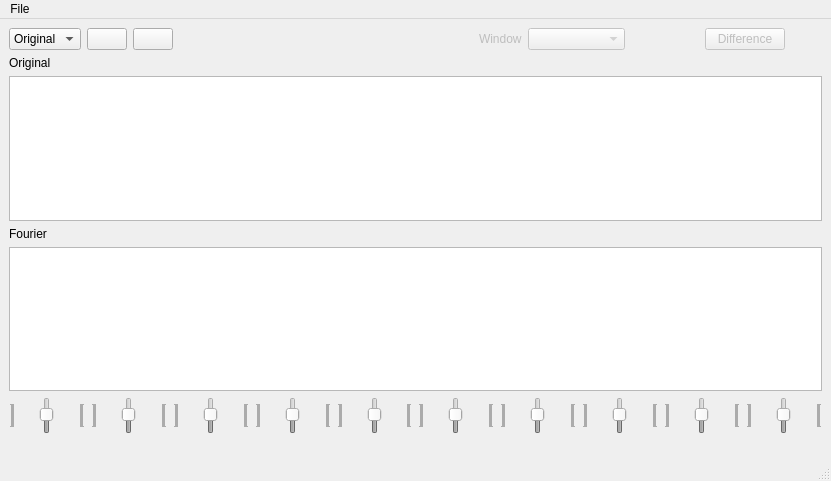
<?xml version="1.0" encoding="UTF-8"?>
<ui version="4.0">
 <class>MainWindow</class>
 <widget class="QMainWindow" name="MainWindow">
  <property name="geometry">
   <rect>
    <x>0</x>
    <y>0</y>
    <width>831</width>
    <height>481</height>
   </rect>
  </property>
  <property name="windowTitle">
   <string>MainWindow</string>
  </property>
  <widget class="QWidget" name="centralwidget">
   <layout class="QGridLayout" name="gridLayout">
    <item row="0" column="0">
     <layout class="QHBoxLayout" name="horizontalLayout_10">
      <property name="sizeConstraint">
       <enum>QLayout::SetMinAndMaxSize</enum>
      </property>
      <item>
       <widget class="QComboBox" name="comboBox">
        <property name="sizePolicy">
         <sizepolicy hsizetype="Fixed" vsizetype="Fixed">
          <horstretch>0</horstretch>
          <verstretch>0</verstretch>
         </sizepolicy>
        </property>
        <item>
         <property name="text">
          <string>Original</string>
         </property>
        </item>
        <item>
         <property name="text">
          <string>EQ1</string>
         </property>
        </item>
        <item>
         <property name="text">
          <string>EQ2</string>
         </property>
        </item>
       </widget>
      </item>
      <item>
       <widget class="QPushButton" name="pushButton">
        <property name="sizePolicy">
         <sizepolicy hsizetype="Fixed" vsizetype="Fixed">
          <horstretch>0</horstretch>
          <verstretch>0</verstretch>
         </sizepolicy>
        </property>
        <property name="text">
         <string/>
        </property>
        <property name="icon">
         <iconset>
          <normaloff>../pyqt practice/play.png</normaloff>../pyqt practice/play.png</iconset>
        </property>
       </widget>
      </item>
      <item>
       <widget class="QPushButton" name="pushButton_2">
        <property name="sizePolicy">
         <sizepolicy hsizetype="Fixed" vsizetype="Fixed">
          <horstretch>0</horstretch>
          <verstretch>0</verstretch>
         </sizepolicy>
        </property>
        <property name="text">
         <string/>
        </property>
        <property name="icon">
         <iconset>
          <normaloff>PngItem_2686305.png</normaloff>PngItem_2686305.png</iconset>
        </property>
       </widget>
      </item>
      <item>
       <spacer name="horizontalSpacer_9">
        <property name="orientation">
         <enum>Qt::Horizontal</enum>
        </property>
        <property name="sizeType">
         <enum>QSizePolicy::Fixed</enum>
        </property>
        <property name="sizeHint" stdset="0">
         <size>
          <width>300</width>
          <height>20</height>
         </size>
        </property>
       </spacer>
      </item>
      <item>
       <widget class="QLabel" name="label">
        <property name="enabled">
         <bool>false</bool>
        </property>
        <property name="sizePolicy">
         <sizepolicy hsizetype="Fixed" vsizetype="Fixed">
          <horstretch>0</horstretch>
          <verstretch>0</verstretch>
         </sizepolicy>
        </property>
        <property name="text">
         <string>Window</string>
        </property>
       </widget>
      </item>
      <item>
       <widget class="QComboBox" name="comboBox_2">
        <property name="enabled">
         <bool>false</bool>
        </property>
        <property name="sizePolicy">
         <sizepolicy hsizetype="Fixed" vsizetype="Fixed">
          <horstretch>0</horstretch>
          <verstretch>0</verstretch>
         </sizepolicy>
        </property>
        <item>
         <property name="text">
          <string/>
         </property>
        </item>
        <item>
         <property name="text">
          <string>Rectangular</string>
         </property>
        </item>
        <item>
         <property name="text">
          <string>Hamming</string>
         </property>
        </item>
        <item>
         <property name="text">
          <string>Hanning</string>
         </property>
        </item>
       </widget>
      </item>
      <item>
       <spacer name="horizontalSpacer_12">
        <property name="orientation">
         <enum>Qt::Horizontal</enum>
        </property>
        <property name="sizeType">
         <enum>QSizePolicy::Fixed</enum>
        </property>
        <property name="sizeHint" stdset="0">
         <size>
          <width>74</width>
          <height>20</height>
         </size>
        </property>
       </spacer>
      </item>
      <item>
       <widget class="QPushButton" name="pushButton_3">
        <property name="enabled">
         <bool>false</bool>
        </property>
        <property name="sizePolicy">
         <sizepolicy hsizetype="Fixed" vsizetype="Fixed">
          <horstretch>0</horstretch>
          <verstretch>0</verstretch>
         </sizepolicy>
        </property>
        <property name="text">
         <string>Difference</string>
        </property>
       </widget>
      </item>
      <item>
       <spacer name="horizontalSpacer">
        <property name="orientation">
         <enum>Qt::Horizontal</enum>
        </property>
        <property name="sizeHint" stdset="0">
         <size>
          <width>9</width>
          <height>20</height>
         </size>
        </property>
       </spacer>
      </item>
     </layout>
    </item>
    <item row="1" column="0">
     <layout class="QGridLayout" name="gridLayout_7">
      <item row="4" column="0">
       <layout class="QGridLayout" name="gridLayout_6">
        <item row="0" column="9">
         <widget class="QSlider" name="s10">
          <property name="enabled">
           <bool>false</bool>
          </property>
          <property name="sizePolicy">
           <sizepolicy hsizetype="Expanding" vsizetype="Expanding">
            <horstretch>0</horstretch>
            <verstretch>0</verstretch>
           </sizepolicy>
          </property>
          <property name="minimum">
           <number>-12</number>
          </property>
          <property name="maximum">
           <number>12</number>
          </property>
          <property name="value">
           <number>1</number>
          </property>
          <property name="sliderPosition">
           <number>1</number>
          </property>
          <property name="orientation">
           <enum>Qt::Vertical</enum>
          </property>
          <property name="tickPosition">
           <enum>QSlider::TicksBothSides</enum>
          </property>
          <property name="tickInterval">
           <number>1</number>
          </property>
         </widget>
        </item>
        <item row="0" column="8">
         <widget class="QSlider" name="s9">
          <property name="enabled">
           <bool>false</bool>
          </property>
          <property name="sizePolicy">
           <sizepolicy hsizetype="Expanding" vsizetype="Expanding">
            <horstretch>0</horstretch>
            <verstretch>0</verstretch>
           </sizepolicy>
          </property>
          <property name="minimum">
           <number>-12</number>
          </property>
          <property name="maximum">
           <number>12</number>
          </property>
          <property name="value">
           <number>1</number>
          </property>
          <property name="sliderPosition">
           <number>1</number>
          </property>
          <property name="orientation">
           <enum>Qt::Vertical</enum>
          </property>
          <property name="tickPosition">
           <enum>QSlider::TicksBothSides</enum>
          </property>
          <property name="tickInterval">
           <number>1</number>
          </property>
         </widget>
        </item>
        <item row="0" column="5">
         <widget class="QSlider" name="s6">
          <property name="enabled">
           <bool>false</bool>
          </property>
          <property name="sizePolicy">
           <sizepolicy hsizetype="Expanding" vsizetype="Expanding">
            <horstretch>0</horstretch>
            <verstretch>0</verstretch>
           </sizepolicy>
          </property>
          <property name="minimum">
           <number>-12</number>
          </property>
          <property name="maximum">
           <number>12</number>
          </property>
          <property name="value">
           <number>1</number>
          </property>
          <property name="orientation">
           <enum>Qt::Vertical</enum>
          </property>
          <property name="tickPosition">
           <enum>QSlider::TicksBothSides</enum>
          </property>
          <property name="tickInterval">
           <number>1</number>
          </property>
         </widget>
        </item>
        <item row="0" column="4">
         <widget class="QSlider" name="s5">
          <property name="enabled">
           <bool>false</bool>
          </property>
          <property name="sizePolicy">
           <sizepolicy hsizetype="Expanding" vsizetype="Expanding">
            <horstretch>0</horstretch>
            <verstretch>0</verstretch>
           </sizepolicy>
          </property>
          <property name="minimum">
           <number>-12</number>
          </property>
          <property name="maximum">
           <number>12</number>
          </property>
          <property name="value">
           <number>1</number>
          </property>
          <property name="orientation">
           <enum>Qt::Vertical</enum>
          </property>
          <property name="tickPosition">
           <enum>QSlider::TicksBothSides</enum>
          </property>
          <property name="tickInterval">
           <number>1</number>
          </property>
         </widget>
        </item>
        <item row="0" column="3">
         <widget class="QSlider" name="s4">
          <property name="enabled">
           <bool>false</bool>
          </property>
          <property name="sizePolicy">
           <sizepolicy hsizetype="Expanding" vsizetype="Expanding">
            <horstretch>0</horstretch>
            <verstretch>0</verstretch>
           </sizepolicy>
          </property>
          <property name="minimum">
           <number>-12</number>
          </property>
          <property name="maximum">
           <number>12</number>
          </property>
          <property name="value">
           <number>1</number>
          </property>
          <property name="orientation">
           <enum>Qt::Vertical</enum>
          </property>
          <property name="tickPosition">
           <enum>QSlider::TicksBothSides</enum>
          </property>
          <property name="tickInterval">
           <number>1</number>
          </property>
         </widget>
        </item>
        <item row="0" column="2">
         <widget class="QSlider" name="s3">
          <property name="enabled">
           <bool>false</bool>
          </property>
          <property name="sizePolicy">
           <sizepolicy hsizetype="Expanding" vsizetype="Expanding">
            <horstretch>0</horstretch>
            <verstretch>0</verstretch>
           </sizepolicy>
          </property>
          <property name="minimum">
           <number>-12</number>
          </property>
          <property name="maximum">
           <number>12</number>
          </property>
          <property name="value">
           <number>1</number>
          </property>
          <property name="orientation">
           <enum>Qt::Vertical</enum>
          </property>
          <property name="tickPosition">
           <enum>QSlider::TicksBothSides</enum>
          </property>
          <property name="tickInterval">
           <number>1</number>
          </property>
         </widget>
        </item>
        <item row="0" column="1">
         <widget class="QSlider" name="s2">
          <property name="enabled">
           <bool>false</bool>
          </property>
          <property name="sizePolicy">
           <sizepolicy hsizetype="Expanding" vsizetype="Expanding">
            <horstretch>0</horstretch>
            <verstretch>0</verstretch>
           </sizepolicy>
          </property>
          <property name="minimum">
           <number>-12</number>
          </property>
          <property name="maximum">
           <number>12</number>
          </property>
          <property name="value">
           <number>1</number>
          </property>
          <property name="orientation">
           <enum>Qt::Vertical</enum>
          </property>
          <property name="tickPosition">
           <enum>QSlider::TicksBothSides</enum>
          </property>
          <property name="tickInterval">
           <number>1</number>
          </property>
         </widget>
        </item>
        <item row="0" column="0">
         <widget class="QSlider" name="s1">
          <property name="enabled">
           <bool>false</bool>
          </property>
          <property name="sizePolicy">
           <sizepolicy hsizetype="Expanding" vsizetype="Expanding">
            <horstretch>0</horstretch>
            <verstretch>0</verstretch>
           </sizepolicy>
          </property>
          <property name="minimum">
           <number>-12</number>
          </property>
          <property name="maximum">
           <number>12</number>
          </property>
          <property name="value">
           <number>1</number>
          </property>
          <property name="orientation">
           <enum>Qt::Vertical</enum>
          </property>
          <property name="tickPosition">
           <enum>QSlider::TicksBothSides</enum>
          </property>
          <property name="tickInterval">
           <number>1</number>
          </property>
         </widget>
        </item>
        <item row="0" column="7">
         <widget class="QSlider" name="s8">
          <property name="enabled">
           <bool>false</bool>
          </property>
          <property name="sizePolicy">
           <sizepolicy hsizetype="Expanding" vsizetype="Expanding">
            <horstretch>0</horstretch>
            <verstretch>0</verstretch>
           </sizepolicy>
          </property>
          <property name="minimum">
           <number>-12</number>
          </property>
          <property name="maximum">
           <number>12</number>
          </property>
          <property name="value">
           <number>1</number>
          </property>
          <property name="orientation">
           <enum>Qt::Vertical</enum>
          </property>
          <property name="tickPosition">
           <enum>QSlider::TicksBothSides</enum>
          </property>
          <property name="tickInterval">
           <number>1</number>
          </property>
         </widget>
        </item>
        <item row="0" column="6">
         <widget class="QSlider" name="s7">
          <property name="enabled">
           <bool>false</bool>
          </property>
          <property name="sizePolicy">
           <sizepolicy hsizetype="Expanding" vsizetype="Expanding">
            <horstretch>0</horstretch>
            <verstretch>0</verstretch>
           </sizepolicy>
          </property>
          <property name="minimum">
           <number>-12</number>
          </property>
          <property name="maximum">
           <number>12</number>
          </property>
          <property name="value">
           <number>1</number>
          </property>
          <property name="orientation">
           <enum>Qt::Vertical</enum>
          </property>
          <property name="tickPosition">
           <enum>QSlider::TicksBothSides</enum>
          </property>
          <property name="tickInterval">
           <number>1</number>
          </property>
         </widget>
        </item>
        <item row="1" column="0">
         <widget class="QLabel" name="band1">
          <property name="enabled">
           <bool>false</bool>
          </property>
          <property name="font">
           <font>
            <pointsize>7</pointsize>
           </font>
          </property>
          <property name="layoutDirection">
           <enum>Qt::LeftToRight</enum>
          </property>
          <property name="text">
           <string/>
          </property>
          <property name="alignment">
           <set>Qt::AlignCenter</set>
          </property>
         </widget>
        </item>
        <item row="1" column="1">
         <widget class="QLabel" name="band2">
          <property name="enabled">
           <bool>false</bool>
          </property>
          <property name="font">
           <font>
            <pointsize>7</pointsize>
           </font>
          </property>
          <property name="text">
           <string/>
          </property>
          <property name="alignment">
           <set>Qt::AlignCenter</set>
          </property>
         </widget>
        </item>
        <item row="1" column="2">
         <widget class="QLabel" name="band3">
          <property name="enabled">
           <bool>false</bool>
          </property>
          <property name="font">
           <font>
            <pointsize>7</pointsize>
           </font>
          </property>
          <property name="text">
           <string/>
          </property>
          <property name="alignment">
           <set>Qt::AlignCenter</set>
          </property>
         </widget>
        </item>
        <item row="1" column="3">
         <widget class="QLabel" name="band4">
          <property name="enabled">
           <bool>false</bool>
          </property>
          <property name="font">
           <font>
            <pointsize>7</pointsize>
           </font>
          </property>
          <property name="text">
           <string/>
          </property>
          <property name="alignment">
           <set>Qt::AlignCenter</set>
          </property>
         </widget>
        </item>
        <item row="1" column="4">
         <widget class="QLabel" name="band5">
          <property name="enabled">
           <bool>false</bool>
          </property>
          <property name="font">
           <font>
            <pointsize>7</pointsize>
           </font>
          </property>
          <property name="text">
           <string/>
          </property>
          <property name="alignment">
           <set>Qt::AlignCenter</set>
          </property>
         </widget>
        </item>
        <item row="1" column="5">
         <widget class="QLabel" name="band6">
          <property name="enabled">
           <bool>false</bool>
          </property>
          <property name="font">
           <font>
            <pointsize>7</pointsize>
           </font>
          </property>
          <property name="text">
           <string/>
          </property>
          <property name="alignment">
           <set>Qt::AlignCenter</set>
          </property>
         </widget>
        </item>
        <item row="1" column="6">
         <widget class="QLabel" name="band7">
          <property name="enabled">
           <bool>false</bool>
          </property>
          <property name="font">
           <font>
            <pointsize>7</pointsize>
           </font>
          </property>
          <property name="text">
           <string/>
          </property>
          <property name="alignment">
           <set>Qt::AlignCenter</set>
          </property>
         </widget>
        </item>
        <item row="1" column="7">
         <widget class="QLabel" name="band8">
          <property name="enabled">
           <bool>false</bool>
          </property>
          <property name="font">
           <font>
            <pointsize>7</pointsize>
           </font>
          </property>
          <property name="text">
           <string/>
          </property>
          <property name="alignment">
           <set>Qt::AlignCenter</set>
          </property>
         </widget>
        </item>
        <item row="1" column="8">
         <widget class="QLabel" name="band9">
          <property name="enabled">
           <bool>false</bool>
          </property>
          <property name="font">
           <font>
            <pointsize>7</pointsize>
           </font>
          </property>
          <property name="text">
           <string/>
          </property>
          <property name="alignment">
           <set>Qt::AlignCenter</set>
          </property>
         </widget>
        </item>
        <item row="1" column="9">
         <widget class="QLabel" name="band10">
          <property name="enabled">
           <bool>false</bool>
          </property>
          <property name="font">
           <font>
            <pointsize>7</pointsize>
           </font>
          </property>
          <property name="text">
           <string/>
          </property>
          <property name="alignment">
           <set>Qt::AlignCenter</set>
          </property>
         </widget>
        </item>
       </layout>
      </item>
      <item row="3" column="0">
       <widget class="PlotWidget" name="graphicsView_2">
        <property name="sizePolicy">
         <sizepolicy hsizetype="Expanding" vsizetype="Expanding">
          <horstretch>0</horstretch>
          <verstretch>0</verstretch>
         </sizepolicy>
        </property>
       </widget>
      </item>
      <item row="1" column="0">
       <widget class="PlotWidget" name="graphicsView">
        <property name="sizePolicy">
         <sizepolicy hsizetype="Expanding" vsizetype="Expanding">
          <horstretch>0</horstretch>
          <verstretch>0</verstretch>
         </sizepolicy>
        </property>
       </widget>
      </item>
      <item row="0" column="0">
       <widget class="QLabel" name="label_2">
        <property name="text">
         <string>Original</string>
        </property>
       </widget>
      </item>
      <item row="2" column="0">
       <widget class="QLabel" name="label_3">
        <property name="text">
         <string>Fourier</string>
        </property>
       </widget>
      </item>
     </layout>
    </item>
   </layout>
  </widget>
  <widget class="QMenuBar" name="menubar">
   <property name="geometry">
    <rect>
     <x>0</x>
     <y>0</y>
     <width>831</width>
     <height>26</height>
    </rect>
   </property>
   <widget class="QMenu" name="menuFile">
    <property name="title">
     <string>File</string>
    </property>
    <addaction name="separator"/>
    <addaction name="actionopen"/>
    <addaction name="actionSave_EQ1"/>
    <addaction name="actionSave_EQ2"/>
    <addaction name="SaveEdit"/>
    <addaction name="actionSave_Difference"/>
   </widget>
   <addaction name="menuFile"/>
  </widget>
  <widget class="QStatusBar" name="statusbar"/>
  <action name="actionopen">
   <property name="text">
    <string>Open</string>
   </property>
   <property name="shortcut">
    <string>Ctrl+O</string>
   </property>
  </action>
  <action name="actionSave_EQ1">
   <property name="text">
    <string>Save EQ1</string>
   </property>
   <property name="shortcut">
    <string>Ctrl+S</string>
   </property>
  </action>
  <action name="actionSave_EQ2">
   <property name="text">
    <string>Save EQ2</string>
   </property>
  </action>
  <action name="SaveEdit">
   <property name="text">
    <string>Save Edit </string>
   </property>
  </action>
  <action name="actionSave_Difference">
   <property name="text">
    <string>Save Difference </string>
   </property>
  </action>
 </widget>
 <customwidgets>
  <customwidget>
   <class>PlotWidget</class>
   <extends>QGraphicsView</extends>
   <header location="global">pyqtgraph</header>
  </customwidget>
 </customwidgets>
 <resources/>
 <connections/>
</ui>
